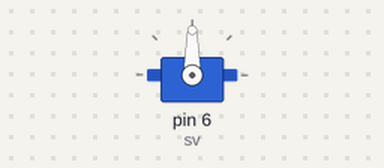
Simulated run of this sketch. Board: Arduino Uno, built with avr-gcc and run on an emulated ATmega328P. Shown: servo.

Above: at 0.05 s.
Timing chart, 0 to 3.0 s (numbered marks = the images above):
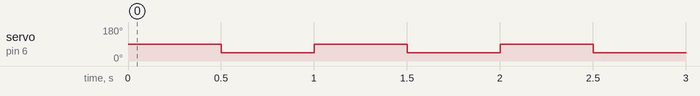

Measured:
- by itself, servo on pin 6 (sv): alternates 90° for 0.50 s and 45° for 0.50 s

The sketch:

servo.ino
```cpp
#include <Servo.h>
Servo sv;
void setup() {
  sv.attach(6);
}

void loop() {
  //90 degree
  sv.write(90);
  delay(500);
  //45 degree
  sv.write(45);
  delay(500);

}
```
